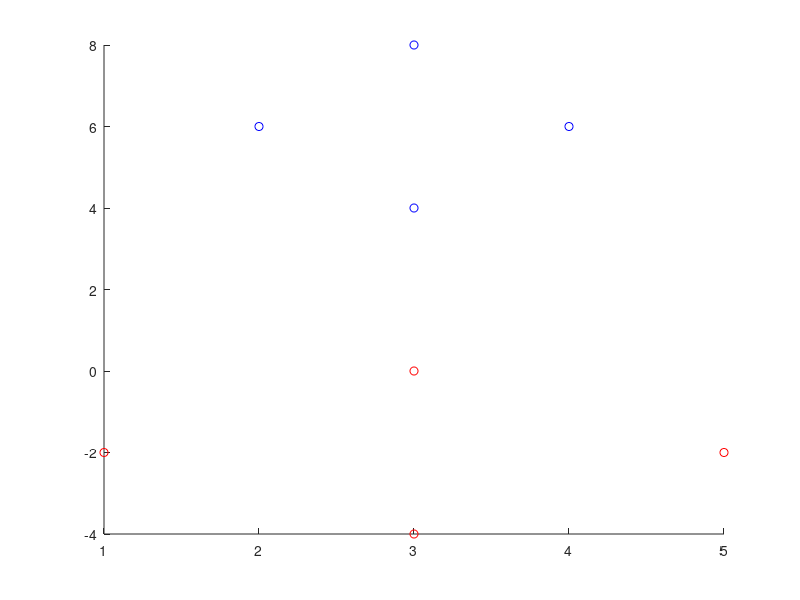

Recreate this plot in MATLAB. (Note: this script raises an error after producing the figure.)
clc;clear;close all;
point1 = [[3,4];[3,8];[2,6];[4,6]];
point2 = [[3,0];[3,-4];[1,-2];[5,-2]];

figure;
scatter(point1(:,1),point1(:,2),'b');
hold on;
scatter(point2(:,1),point2(:,2),'r');
hold on;

len1 = size(point1,1);
len2 = size(point2,1);
M1 = sum(point1)'/len1;
M2 = sum(point2)'/len2;

sigma1 = cov(point1);
sigma2 = cov(point2);

W1 = -0.5*inv(sigma1);
W2 = -0.5*inv(sigma2);


w1 = inv(sigma1)*M1;
w2 = inv(sigma2)*M2;

w10 = -0.5*w1'*M1-0.5*log(det(sigma1));
w20 = -0.5*w2'*M2-0.5*log(det(sigma2));

digits(4)
W_minus =vpa( W1-W2);
w_minus = vpa(w1-w2);
w0_minus = vpa(w10-w20);
syms x1
syms x2

ezplot(W_minus(1,1)*x1^2+(W_minus(1,2)+W_minus(2,1))*x1*x2+W_minus(2,2)*x2^2+w_minus(1,1)*x1+w_minus(2,1)*x2+w0_minus==0);

axis([0,6,-5,9]);

